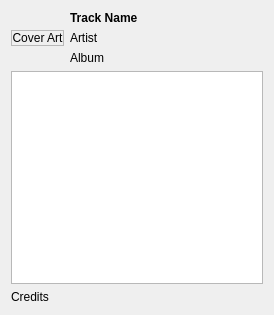
<?xml version="1.0" encoding="UTF-8"?>
<ui version="4.0">
 <class>InfoWidget</class>
 <widget class="QWidget" name="InfoWidget">
  <property name="geometry">
   <rect>
    <x>0</x>
    <y>0</y>
    <width>274</width>
    <height>315</height>
   </rect>
  </property>
  <property name="windowTitle">
   <string>Track Info</string>
  </property>
  <layout class="QVBoxLayout" name="_2">
   <item>
    <layout class="QHBoxLayout" name="horizontalLayout">
     <item>
      <widget class="QLabel" name="coverArtLabel">
       <property name="sizePolicy">
        <sizepolicy hsizetype="Fixed" vsizetype="Fixed">
         <horstretch>0</horstretch>
         <verstretch>0</verstretch>
        </sizepolicy>
       </property>
       <property name="contextMenuPolicy">
        <enum>Qt::CustomContextMenu</enum>
       </property>
       <property name="frameShape">
        <enum>QFrame::StyledPanel</enum>
       </property>
       <property name="frameShadow">
        <enum>QFrame::Sunken</enum>
       </property>
       <property name="text">
        <string>Cover Art</string>
       </property>
       <property name="alignment">
        <set>Qt::AlignCenter</set>
       </property>
       <property name="wordWrap">
        <bool>true</bool>
       </property>
      </widget>
     </item>
     <item>
      <layout class="QVBoxLayout" name="verticalLayout">
       <item>
        <widget class="QLabel" name="trackLabel">
         <property name="font">
          <font>
           <weight>75</weight>
           <bold>true</bold>
          </font>
         </property>
         <property name="text">
          <string>Track Name</string>
         </property>
         <property name="wordWrap">
          <bool>true</bool>
         </property>
         <property name="textInteractionFlags">
          <set>Qt::LinksAccessibleByMouse|Qt::TextSelectableByMouse</set>
         </property>
        </widget>
       </item>
       <item>
        <widget class="QLabel" name="artistLabel">
         <property name="text">
          <string>Artist</string>
         </property>
         <property name="wordWrap">
          <bool>true</bool>
         </property>
         <property name="textInteractionFlags">
          <set>Qt::LinksAccessibleByMouse|Qt::TextSelectableByMouse</set>
         </property>
        </widget>
       </item>
       <item>
        <widget class="QLabel" name="albumLabel">
         <property name="text">
          <string>Album</string>
         </property>
         <property name="wordWrap">
          <bool>true</bool>
         </property>
         <property name="textInteractionFlags">
          <set>Qt::LinksAccessibleByMouse|Qt::TextSelectableByMouse</set>
         </property>
        </widget>
       </item>
       <item>
        <spacer name="verticalSpacer">
         <property name="orientation">
          <enum>Qt::Vertical</enum>
         </property>
         <property name="sizeType">
          <enum>QSizePolicy::Expanding</enum>
         </property>
         <property name="sizeHint" stdset="0">
          <size>
           <width>20</width>
           <height>0</height>
          </size>
         </property>
        </spacer>
       </item>
      </layout>
     </item>
    </layout>
   </item>
   <item>
    <widget class="QTextEdit" name="lyricsEdit">
     <property name="sizePolicy">
      <sizepolicy hsizetype="Expanding" vsizetype="MinimumExpanding">
       <horstretch>0</horstretch>
       <verstretch>1</verstretch>
      </sizepolicy>
     </property>
     <property name="readOnly">
      <bool>true</bool>
     </property>
    </widget>
   </item>
   <item>
    <widget class="QLabel" name="creditsLabel">
     <property name="text">
      <string>Credits</string>
     </property>
     <property name="openExternalLinks">
      <bool>true</bool>
     </property>
    </widget>
   </item>
  </layout>
 </widget>
 <resources/>
 <connections/>
</ui>
